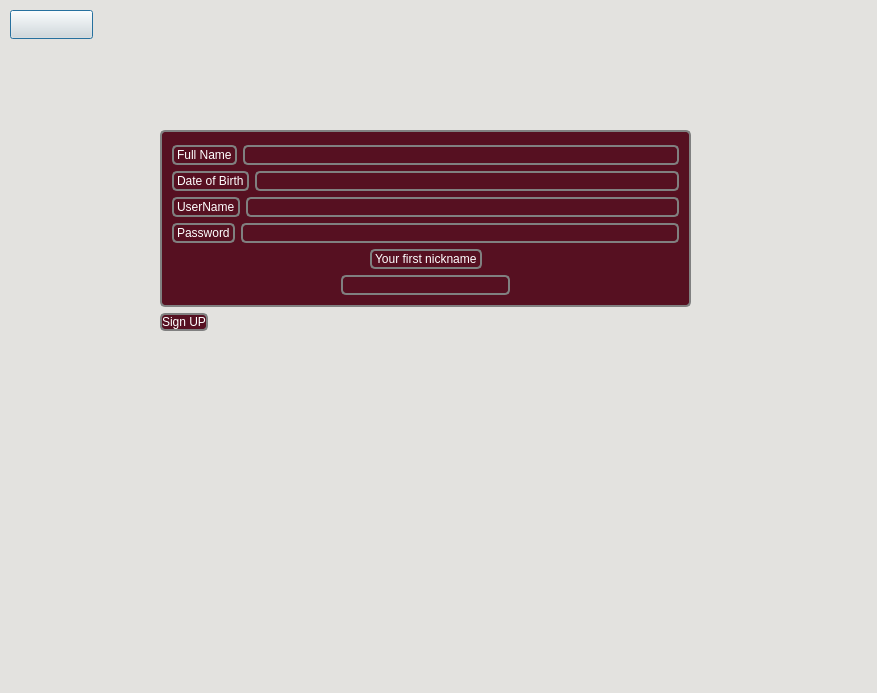
<?xml version="1.0" encoding="UTF-8"?>
<ui version="4.0">
 <class>signup</class>
 <widget class="QDialog" name="signup">
  <property name="geometry">
   <rect>
    <x>0</x>
    <y>0</y>
    <width>877</width>
    <height>693</height>
   </rect>
  </property>
  <property name="windowTitle">
   <string>Dialog</string>
  </property>
  <property name="styleSheet">
   <string notr="true">
background-color:rgb(227, 226, 223);</string>
  </property>
  <widget class="QPushButton" name="pushButton_2">
   <property name="geometry">
    <rect>
     <x>10</x>
     <y>10</y>
     <width>83</width>
     <height>29</height>
    </rect>
   </property>
   <property name="styleSheet">
    <string notr="true">image:url(:/icon/icon/arrow-left-solid.png)</string>
   </property>
   <property name="text">
    <string/>
   </property>
  </widget>
  <widget class="QWidget" name="layoutWidget">
   <property name="geometry">
    <rect>
     <x>160</x>
     <y>130</y>
     <width>531</width>
     <height>481</height>
    </rect>
   </property>
   <layout class="QFormLayout" name="formLayout">
    <item row="1" column="0">
     <widget class="QPushButton" name="pushButton">
      <property name="styleSheet">
       <string notr="true">border:2px solid gray;border-radius:5px;margin-top: 1ex;
font: 14pt &quot;Britannic Bold&quot;;
background-color:rgb(86, 16, 33);
color:rgb(255, 255, 255)
</string>
      </property>
      <property name="text">
       <string>Sign UP</string>
      </property>
     </widget>
    </item>
    <item row="0" column="0" colspan="2">
     <widget class="QGroupBox" name="groupBox">
      <property name="styleSheet">
       <string notr="true">border:2px solid gray;border-radius:5px;margin-top: 1ex;
font: 14pt &quot;Britannic Bold&quot;;
background-color:rgb(86, 16, 33);
color:rgb(255, 255, 255);</string>
      </property>
      <layout class="QVBoxLayout" name="verticalLayout">
       <item>
        <layout class="QHBoxLayout" name="horizontalLayout">
         <item>
          <widget class="QLabel" name="label">
           <property name="text">
            <string>Full Name</string>
           </property>
          </widget>
         </item>
         <item>
          <widget class="QLineEdit" name="lineEdit"/>
         </item>
        </layout>
       </item>
       <item>
        <layout class="QHBoxLayout" name="horizontalLayout_4">
         <item>
          <widget class="QLabel" name="label_4">
           <property name="text">
            <string>Date of Birth</string>
           </property>
          </widget>
         </item>
         <item>
          <widget class="QLineEdit" name="lineEdit_4"/>
         </item>
        </layout>
       </item>
       <item>
        <layout class="QHBoxLayout" name="horizontalLayout_5">
         <item>
          <widget class="QLabel" name="label_5">
           <property name="text">
            <string>UserName</string>
           </property>
          </widget>
         </item>
         <item>
          <widget class="QLineEdit" name="lineEdit_5"/>
         </item>
        </layout>
       </item>
       <item>
        <layout class="QHBoxLayout" name="horizontalLayout_6">
         <item>
          <widget class="QLabel" name="label_6">
           <property name="text">
            <string>Password</string>
           </property>
          </widget>
         </item>
         <item>
          <widget class="QLineEdit" name="lineEdit_6">
           <property name="echoMode">
            <enum>QLineEdit::Password</enum>
           </property>
          </widget>
         </item>
        </layout>
       </item>
       <item>
        <layout class="QHBoxLayout" name="horizontalLayout_2">
         <item>
          <spacer name="horizontalSpacer_4">
           <property name="orientation">
            <enum>Qt::Horizontal</enum>
           </property>
           <property name="sizeHint" stdset="0">
            <size>
             <width>40</width>
             <height>20</height>
            </size>
           </property>
          </spacer>
         </item>
         <item>
          <widget class="QLabel" name="label_2">
           <property name="text">
            <string>Your first nickname</string>
           </property>
          </widget>
         </item>
         <item>
          <spacer name="horizontalSpacer_5">
           <property name="orientation">
            <enum>Qt::Horizontal</enum>
           </property>
           <property name="sizeHint" stdset="0">
            <size>
             <width>40</width>
             <height>20</height>
            </size>
           </property>
          </spacer>
         </item>
        </layout>
       </item>
       <item>
        <layout class="QHBoxLayout" name="horizontalLayout_3">
         <item>
          <spacer name="horizontalSpacer">
           <property name="orientation">
            <enum>Qt::Horizontal</enum>
           </property>
           <property name="sizeHint" stdset="0">
            <size>
             <width>40</width>
             <height>20</height>
            </size>
           </property>
          </spacer>
         </item>
         <item>
          <widget class="QLineEdit" name="lineEdit_2"/>
         </item>
         <item>
          <spacer name="horizontalSpacer_3">
           <property name="orientation">
            <enum>Qt::Horizontal</enum>
           </property>
           <property name="sizeHint" stdset="0">
            <size>
             <width>40</width>
             <height>20</height>
            </size>
           </property>
          </spacer>
         </item>
        </layout>
       </item>
      </layout>
     </widget>
    </item>
   </layout>
  </widget>
 </widget>
 <resources/>
 <connections/>
</ui>
